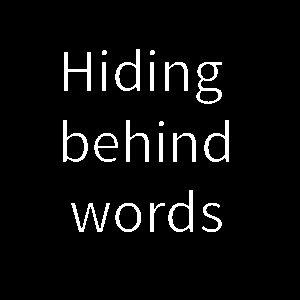
Frame 1 (no input)
Frame 60 (the mouse pressed at the canvas centre just before this capture): identical to frame 1, image omitted
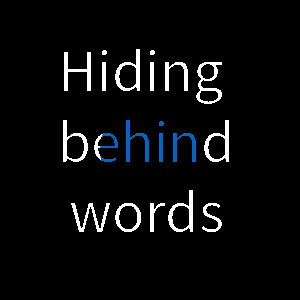
Frame 120 (the mouse held since frame 60 and released just before this capture)

The Processing sketch that drew these frames (run headless with seeded random() and noise(); from frame 60 on, the mouse is pressed at the canvas centre):

// Processing sketch: processing_178032
// ── processing_178032.pde

PGraphics mask;
int WHITE = color(255);
int BLACK = color(0);

void setup() {
  size(300, 300);
  noStroke();
  drawDemoMask();
}

void draw() {
  background(WHITE);
  fill(0, 100, 200);
  ellipse(mouseX, mouseY, 100, 100);
  maskPixels();
}

void drawDemoMask() {
  mask = createGraphics(width, height);
  mask.beginDraw();
  mask.background(0);
  mask.textSize(60);
  mask.textAlign(CENTER, CENTER);
  mask.text("Hiding\n behind\n words", 140, 140);
  mask.endDraw();
  mask.loadPixels();
}

void maskPixels() {
  loadPixels();
  for (int i=0; i < mask.pixels.length; ++i) {
    int maskPixel = mask.pixels[i];
    if (maskPixel != WHITE) {
      pixels[i] = BLACK;
    }
  }
  updatePixels();
}
